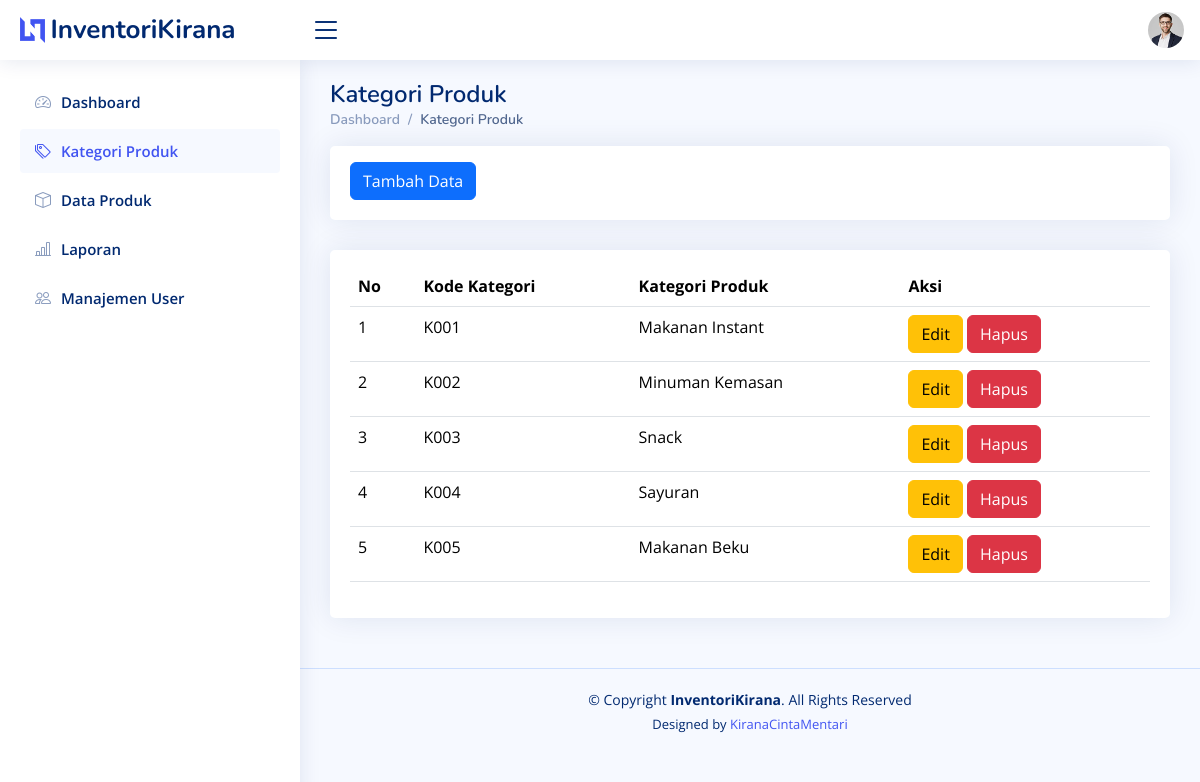
Screenshot of /kategori_produk.php (signed in) with the database file from the repository.
### tables this page shows
CREATE TABLE `categories` (
  `id` int(11) NOT NULL,
  `kd_kat` varchar(6) NOT NULL,
  `category_name` varchar(100) NOT NULL
);

### kategori_produk.php (the view, shortened to what this page needs)
<!DOCTYPE html>
<html lang="en">
<head>
  <link href="assets/vendor/bootstrap/css/bootstrap.min.css" rel="stylesheet">
  <link href="assets/vendor/bootstrap-icons/bootstrap-icons.css" rel="stylesheet">
  <link href="assets/vendor/boxicons/css/boxicons.min.css" rel="stylesheet">
  <link href="assets/vendor/quill/quill.snow.css" rel="stylesheet">
  <link href="assets/vendor/quill/quill.bubble.css" rel="stylesheet">
  <link href="assets/vendor/remixicon/remixicon.css" rel="stylesheet">
  <link href="assets/vendor/simple-datatables/style.css" rel="stylesheet">
  <link href="assets/css/style.css" rel="stylesheet">
</head>
<body>
  <header id="header" class="header fixed-top d-flex align-items-center">
    <div class="d-flex align-items-center justify-content-between">
      <a href="index.php" class="logo d-flex align-items-center">
        <img src="assets/img/logo.png" alt="">
        <span class="d-none d-lg-block">InventoriKirana</span>
      </a>
      <i class="bi bi-list toggle-sidebar-btn"></i>
    </div>
    <nav class="header-nav ms-auto">
            <ul class="d-flex align-items-center">
                <li class="nav-item dropdown pe-3">
                    <a class="nav-link nav-profile d-flex align-items-center pe-0" href="#" data-bs-toggle="dropdown">
                    <img src="assets/img/profile-img.jpg" alt="Profile" class="rounded-circle">
                </a>
                </li>
            </ul>
        </nav>
    </header>
  <aside id="sidebar" class="sidebar">
    <ul class="sidebar-nav" id="sidebar-nav">
      <li class="nav-item">
        <a class="nav-link collapsed" href="index.php">
          <i class="bi bi-speedometer2"></i>
          <span>Dashboard</span>
        </a>
      </li>
      <li class="nav-item">
        <a class="nav-link" href="kategori_produk.php">
          <i class="bi bi-tags"></i>
          <span>Kategori Produk</span>
        </a>
      </li>
      <li class="nav-item">
        <a class="nav-link collapsed" href="produk.php">
          <i class="bi bi-box"></i>
          <span>Data Produk</span>
        </a>
      </li>
      <li class="nav-item">
        <a class="nav-link collapsed" href="laporan.php">
          <i class="bi bi-bar-chart-line"></i>
          <span>Laporan</span>
        </a>
      </li>
      <li class="nav-item">
        <a class="nav-link collapsed" href="users.php">
          <i class="bi bi-people"></i>
          <span>Manajemen User</span>
        </a>
      </li>
    </ul>
  </aside>
  <main id="main" class="main">
    <div class="pagetitle">
      <h1>Kategori Produk</h1>
      <nav>
        <ol class="breadcrumb">
          <li class="breadcrumb-item"><a href="index.php">Dashboard</a></li>
          <li class="breadcrumb-item active">Kategori Produk</li>
        </ol>
      </nav>
    </div>
    <div class="row">
      <div class="col-lg-12">
        <div class="card">
          <div class="card-body mt-3">
            <a href="t_kat.php" class="btn btn-primary">Tambah Data</a>
          </div>
        </div>
      </div>
    </div>
    <section class="section">
      <div class="row">
        <div class="col-lg-12">
          <div class="card">
            <div class="card-body mt-3">
              <table class="table datatable">
                <thead>
                  <tr>
                    <th scope="col">No</th>
                    <th scope="col">Kode Kategori</th>
                    <th scope="col">Kategori Produk</th>
                    <th scope="col">Aksi</th>
                  </tr>
                </thead>
                <tbody>
                  <?php
                  include "koneksi.php";
                  $no = 1;
                  $sql = mysqli_query($conn, "SELECT*FROM categories");
                  while ($data = mysqli_fetch_array($sql)) {
                  ?>
                    <tr>
                      <td><?php echo $no++; ?></td>
                      <td><?php echo $data['kd_kat']; ?></td>
                      <td><?php echo $data['category_name']; ?></td>
                      <td>
                        <a href="e_kat.php?id=<?php echo $data['id']; ?>" class="btn btn-warning">Edit</a>
                        <a href="h_kat.php?id=<?php echo $data['id']; ?>" class="btn btn-danger" onclick="return confirm('Apakah Anda Yakin Ingin Menghapus Data?')">Hapus</a>
                      </td>
                    </tr>
                  <?php } ?>
                </tbody>
              </table>
            </div>
          </div>
        </div>
      </div>
    </section>
  </main>
  <footer id="footer" class="footer">
    <div class="copyright">
      &copy; Copyright <strong><span>InventoriKirana</span></strong>. All Rights Reserved
    </div>
    <div class="credits">
      Designed by <a href="https://bootstrapmade.com/">KiranaCintaMentari</a>
    </div>
  </footer>
</body>
</html>

### assets/css/style.css (style rules this page uses)
:root { scroll-behavior: smooth; }
body { font-family: "Open Sans", sans-serif; background: #f6f9ff; color: #444444; }
a { color: #4154f1; text-decoration: none; }
h1, h2, h3, h4, h5, h6 { font-family: "Nunito", sans-serif; }
#main { margin-top: 60px; padding: 20px 30px; transition: all 0.3s; }
.pagetitle { margin-bottom: 10px; }
.pagetitle h1 { font-size: 24px; margin-bottom: 0; font-weight: 600; color: #012970; }
.card { margin-bottom: 30px; border: none; border-radius: 5px; box-shadow: 0px 0 30px rgba(1, 41, 112, 0.1); }
.card-body { padding: 0 20px 20px 20px; }
.breadcrumb { font-size: 14px; font-family: "Nunito", sans-serif; color: #899bbd; font-weight: 600; }
.breadcrumb a { color: #899bbd; transition: 0.3s; }
.breadcrumb .breadcrumb-item::before { color: #899bbd; }
.breadcrumb .active { color: #51678f; font-weight: 600; }
.logo { line-height: 1; }
@media (min-width: 1200px) { .logo { width: 280px; } }
.logo img { max-height: 26px; margin-right: 6px; }
.logo span { font-size: 26px; font-weight: 700; color: #012970; font-family: "Nunito", sans-serif; }
.header { transition: all 0.5s; z-index: 997; height: 60px; box-shadow: 0px 2px 20px rgba(1, 41, 112, 0.1); background-color: #fff; padding-left: 20px; }
.header .toggle-sidebar-btn { font-size: 32px; padding-left: 10px; cursor: pointer; color: #012970; }
.header-nav ul { list-style: none; }
.header-nav>ul { margin: 0; padding: 0; }
.header-nav .nav-profile { color: #012970; }
.header-nav .nav-profile img { max-height: 36px; }
.sidebar { position: fixed; top: 60px; left: 0; bottom: 0; width: 300px; z-index: 996; transition: all 0.3s; padding: 20px; overflow-y: auto; scrollbar-width: thin; scrollbar-color: #aab7cf transparent; box-shadow: 0px 0px 20px rgba(1, 41, 112, 0.1); background-color: #fff; }
@media (min-width: 1200px) { #main, #footer { margin-left: 300px; } }
.sidebar-nav { padding: 0; margin: 0; list-style: none; }
.sidebar-nav li { padding: 0; margin: 0; list-style: none; }
.sidebar-nav .nav-item { margin-bottom: 5px; }
.sidebar-nav .nav-link { display: flex; align-items: center; font-size: 15px; font-weight: 600; color: #4154f1; transition: 0.3; background: #f6f9ff; padding: 10px 15px; border-radius: 4px; }
.sidebar-nav .nav-link i { font-size: 16px; margin-right: 10px; color: #4154f1; }
.sidebar-nav .nav-link.collapsed { color: #012970; background: #fff; }
.sidebar-nav .nav-link.collapsed i { color: #899bbd; }
.footer { padding: 20px 0; font-size: 14px; transition: all 0.3s; border-top: 1px solid #cddfff; }
.footer .copyright { text-align: center; color: #012970; }
.footer .credits { padding-top: 5px; text-align: center; font-size: 13px; color: #012970; }

### rows the page displays
categories: kd_kat "K001", category_name "Makanan Instant"
categories: kd_kat "K002", category_name "Minuman Kemasan"
categories: kd_kat "K003", category_name "Snack"
categories: kd_kat "K004", category_name "Sayuran"
categories: kd_kat "K005", category_name "Makanan Beku"
